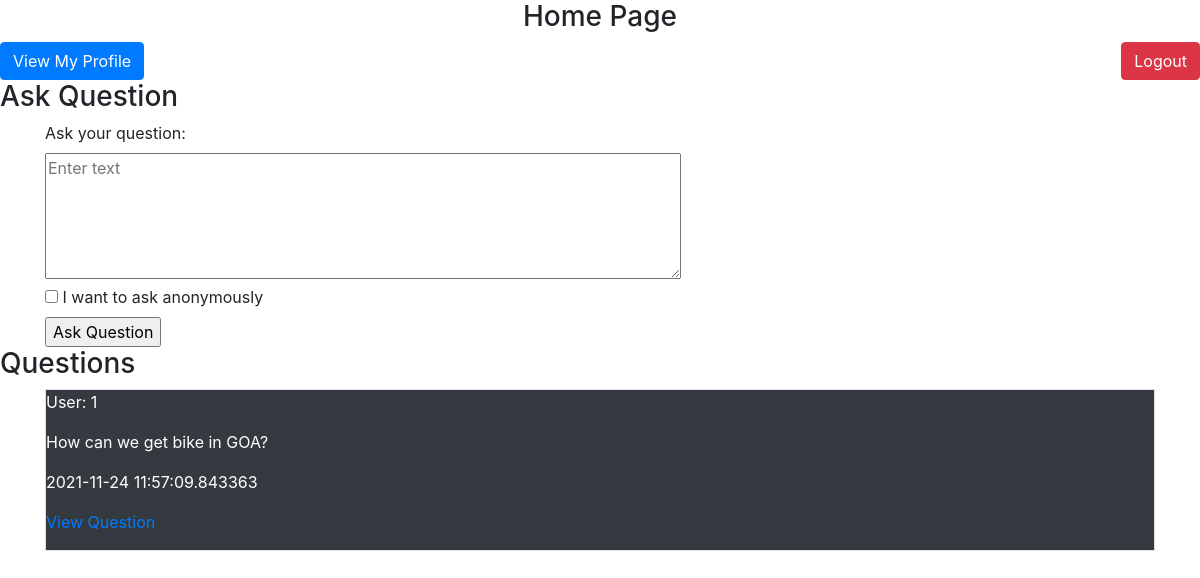
/Home (signed in), run on an earlier commit of the app's database.
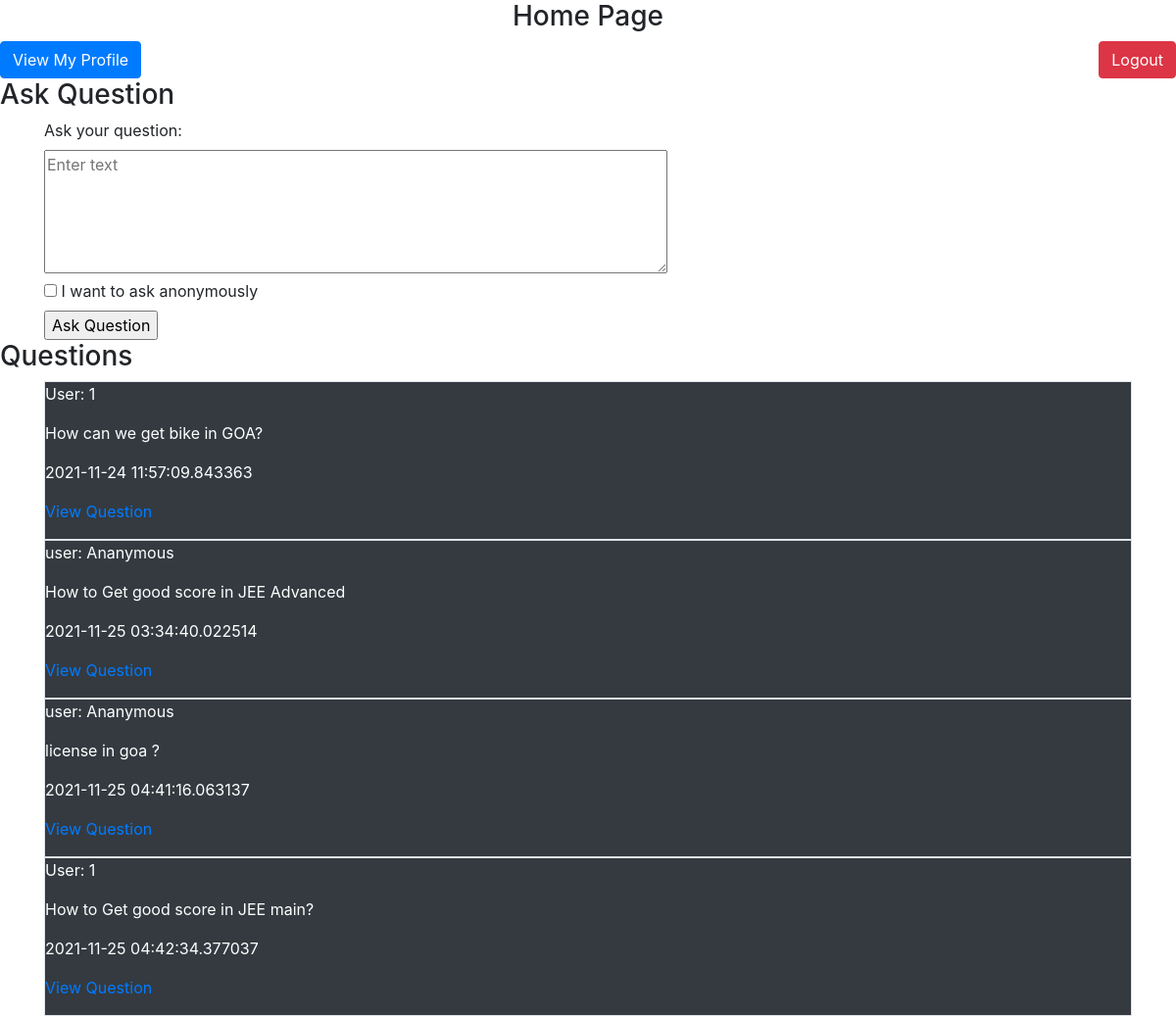
And on a later commit of the database.
### tables this page shows
CREATE TABLE Questions(
    Q_id        INTEGER PRIMARY KEY autoincrement,
    user_id     int not null,
    Q_Text      varchar(500),
    Ananymous   int default 0,
    Date        Text);

### app.py (the view, shortened to what this page needs)
@app.route('/Home',methods=["POST","GET"])
def Home():
    if(not session.get('UserId',None)):
        return render_template('Login.html')
    else:
        return render_template('Home.html',Questions=DisplayQues())

### Sql_Querries.py (called while the page is built)
def DisplayQues():
    conn = sqlite3.connect('quora.db')
    cur = conn.cursor()
    cur.execute("select * from Questions")
    data = cur.fetchall()
    conn.close()
    return(data)

### templates/Home.html (shortened to what this page needs)
{% extends 'Base.html' %}
{% block Body %}
<h3 class="text-center">Home Page</h3>
<a href="{{url_for('Profile')}}" class="btn btn-primary"> View My Profile</a>
<a href="{{url_for('Logout')}}" class="btn btn-danger float-right">Logout</a>
<h3>Ask Question </h3>
<div class="container">
    <form action="/Home" method="POST">
        <label for="text">Ask your question:</label>
        <br>
        <textarea rows="5" cols="60" name="q_text" placeholder="Enter text"></textarea>
        <br/>
        <input type="checkbox" id="anonymous" name="anonymous" value="1">
        <label for="anonymous"> I want to ask anonymously </label><br>
        <input type="submit" value="Ask Question"/>
    </form>
</div>
<h3 class="text-centre">Questions</h3>
<div class="container">
{% for Question in Questions %}
    <div class="border bg-dark text-white">
        {% if Question[3] == 1 %}
            <p>user: Ananymous<p>
        {% else %}
            <p>User: {{Question[1]}}</p>
        {% endif %}
        <p>{{Question[2]}}</p>
        <p>{{Question[4]}}</p>
        <p><a href="/Question/{{Question[0]}}">View Question</a></p>
    </div>
{% endfor %}
</div>
{% endblock Body%}

### templates/Base.html (shortened to what this page needs)
<!DOCTYPE html>
<html lang="en">
<head>
    <link rel="stylesheet" href="https://stackpath.bootstrapcdn.com/bootstrap/4.3.1/css/bootstrap.min.css">
</head>
<body>
{% block Body %}{% endblock Body %}
</body>
</html>

What changed in the data, as far as the page shows it:
added Questions: Ananymous "user: Ananymous", Q_Text "How to Get good score in JEE Advanced", Date "2021-11-25 03:34:40.022514"
added Questions: Ananymous "user: Ananymous", Q_Text "license in goa ?", Date "2021-11-25 04:41:16.063137"
added Questions: user "1", Q_Text "How to Get good score in JEE main?", Date "2021-11-25 04:42:34.377037"
